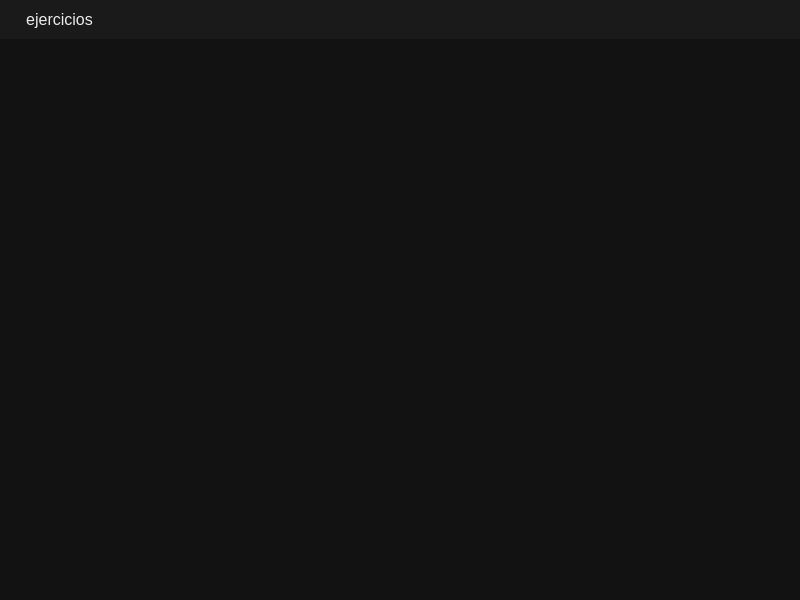
<?xml version="1.0" encoding="UTF-8"?>
<ui version="4.0">
 <class>MainWindow</class>
 <widget class="QMainWindow" name="MainWindow">
  <property name="geometry">
   <rect>
    <x>0</x>
    <y>0</y>
    <width>800</width>
    <height>600</height>
   </rect>
  </property>
  <property name="windowTitle">
   <string>menu ventana</string>
  </property>
  <property name="styleSheet">
   <string notr="true">/* Fondo general */
QMainWindow, QWidget {
    background-color: #121212;   /* fondo oscuro uniforme */
    color: #EAEAEA;              /* texto claro */
}

/* Barra de menú */
QMenuBar {
    background-color: #1A1A1A;
    color: #EAEAEA;
    font-size: 16px;
    padding: 5px;
}

/* Items del menú */
QMenuBar::item {
    background: transparent;
    padding: 5px 15px;
}

/* Hover en barra */
QMenuBar::item:selected {
    background-color: #00D084;  /* acento */
    color: #121212;
}

/* Menús desplegables */
QMenu {
    background-color: #1E1E1E;
    color: #EAEAEA;
    border: 1px solid #2C2C2C;
    font-size: 16px;
}

/* Items */
QMenu::item {
    padding: 8px 20px;
}

/* Hover en items */
QMenu::item:selected {
    background-color: #00D084;
    color: #121212;
}

</string>
  </property>
  <widget class="QWidget" name="centralwidget"/>
  <widget class="QMenuBar" name="menubar">
   <property name="geometry">
    <rect>
     <x>0</x>
     <y>0</y>
     <width>800</width>
     <height>46</height>
    </rect>
   </property>
   <widget class="QMenu" name="menuejercicios">
    <property name="title">
     <string>ejercicios</string>
    </property>
    <addaction name="actioncalculadora"/>
    <addaction name="separator"/>
    <addaction name="actioncalculadora_psp_2"/>
    <addaction name="separator"/>
    <addaction name="actionsalir"/>
   </widget>
   <addaction name="menuejercicios"/>
  </widget>
  <widget class="QStatusBar" name="statusbar"/>
  <action name="actionsalir">
   <property name="text">
    <string>salir</string>
   </property>
  </action>
  <action name="actioncalculadora">
   <property name="text">
    <string>calculadora psp 1</string>
   </property>
  </action>
  <action name="actioncalculadora_psp_2">
   <property name="text">
    <string>calculadora psp 2</string>
   </property>
  </action>
 </widget>
 <resources/>
 <connections/>
</ui>
